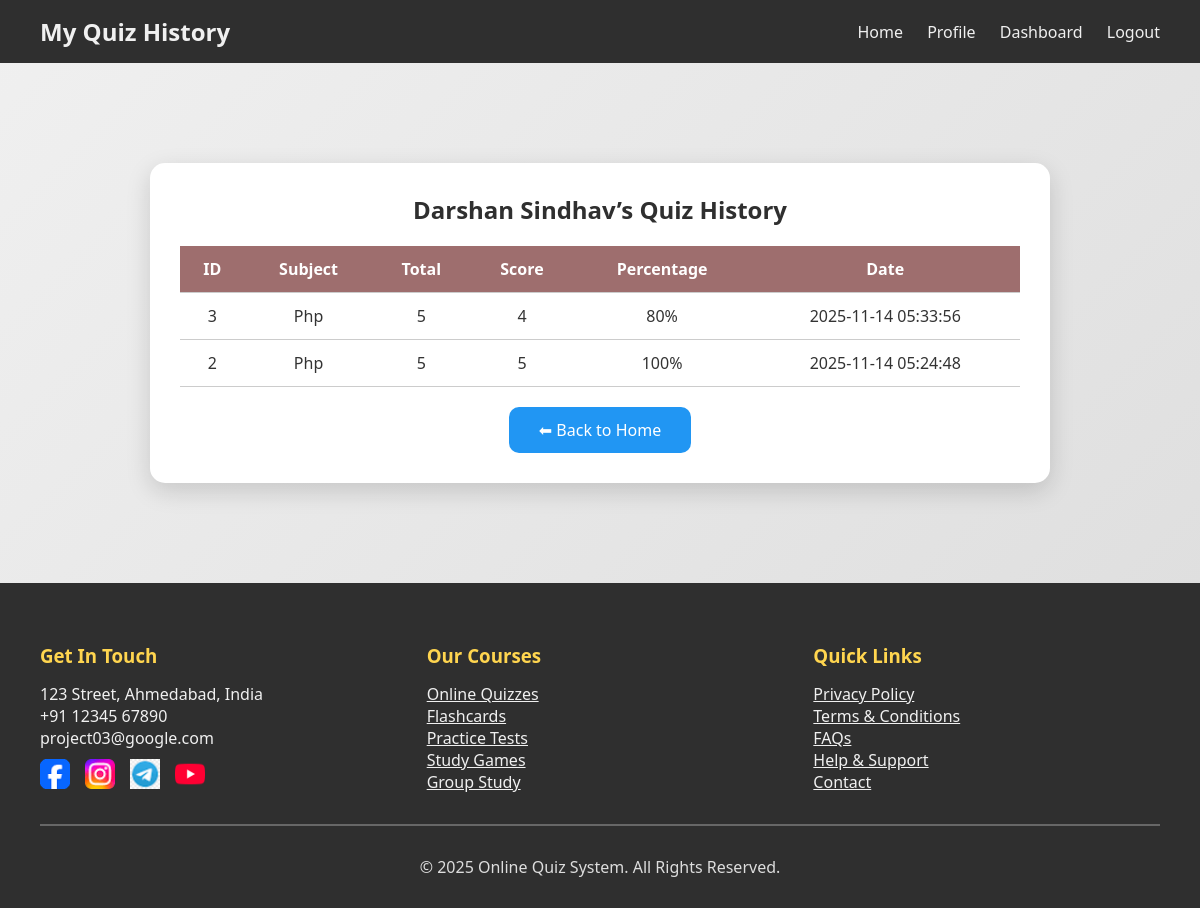
/student-history.php (signed in), run on the app's committed database.
### tables this page shows
CREATE TABLE `results` (
  `id` int(11) NOT NULL,
  `student_name` varchar(100) DEFAULT NULL,
  `subject` varchar(100) DEFAULT NULL,
  `total_questions` int(11) DEFAULT NULL,
  `score` int(11) DEFAULT NULL,
  `percentage` float DEFAULT NULL,
  `created_at` timestamp NOT NULL DEFAULT current_timestamp()
);

### student-history.php (the view, shortened to what this page needs)
<?php
include 'db.php';
$student_name = $_SESSION['student_name'];
$sql = "SELECT id, subject, total_questions, score, percentage, created_at
        FROM results
        WHERE student_name = ?
        ORDER BY created_at DESC";
$stmt = $con->prepare($sql);
$stmt->bind_param("s", $student_name);
$stmt->execute();
$result = $stmt->get_result();
?>
<!DOCTYPE html>
<html lang="en">
<head>
</head>
<body>
<nav class="navbar">
  <h1>My Quiz History</h1>
  <div>
    <a href="student-home.php">Home</a>
    <a href="profile.php">Profile</a>
        <a href="student-deshbord.php">Dashboard</a>
    <a href="index.php">Logout</a>
  </div>
</nav>
<div class="container">
  <h2> <?php echo htmlspecialchars($student_name); ?>’s Quiz History</h2>
  <?php if($result->num_rows > 0) { ?>
  <table>
    <tr>
      <th>ID</th>
      <th>Subject</th>
      <th>Total</th>
      <th>Score</th>
      <th>Percentage</th>
      <th>Date</th>
    </tr>
    <?php while($row = $result->fetch_assoc()) { ?>
    <tr>
      <td><?php echo $row['id']; ?></td>
      <td><?php echo htmlspecialchars($row['subject']); ?></td>
      <td><?php echo $row['total_questions']; ?></td>
      <td><?php echo $row['score']; ?></td>
      <td><?php echo $row['percentage']; ?>%</td>
      <td><?php echo $row['created_at']; ?></td>
    </tr>
    <?php } ?>
  </table>
  <?php } else { ?>
    <p style="text-align:center; margin-top:30px; font-size:18px;">📭 Not result Found</p>
  <?php } ?>
  <center><button onclick="window.location.href='student-home.php'">⬅ Back to Home</button></center>
</div>
<footer>
  <div style="display:flex; flex-wrap:wrap; gap:40px; justify-content:space-between; max-width:1200px; margin:auto;">
    <div style="flex:1; min-width:250px;">
      <h3>Get In Touch</h3>
      <p>123 Street, Ahmedabad, India</p>
      <p>+91 12345 67890</p>
      <p>project03@google.com</p>
      <div class="socials">
        <a href="#"><img src="img/Face.png"></a>
        <a href="#"><img src="img/Inst.png"></a>
        <a href="#"><img src="img/tele.png"></a>
        <a href="#"><img src="img/You.png"></a>
      </div>
    </div>
    <div style="flex:1; min-width:200px;">
      <h3>Our Courses</h3>
      <p><a href="#">Online Quizzes</a></p>
      <p><a href="#">Flashcards</a></p>
      <p><a href="#">Practice Tests</a></p>
      <p><a href="#">Study Games</a></p>
      <p><a href="#">Group Study</a></p>
    </div>
    <div style="flex:1; min-width:200px;">
      <h3>Quick Links</h3>
      <p><a href="#">Privacy Policy</a></p>
      <p><a href="#">Terms & Conditions</a></p>
      <p><a href="#">FAQs</a></p>
      <p><a href="#">Help & Support</a></p>
      <p><a href="#">Contact</a></p>
    </div>
  </div>
  <hr>
  <p style="text-align:center; color:#ddd;">© 2025 Online Quiz System. All Rights Reserved.</p>
</footer>
</body>
</html>

### student-history.php (style rules this page uses)
:root { --primary: #f0f0f0; --secondary: #dcdcdc; --dark-bg: #2f2f2f; --light-text: #f0f0f0; --accent: #2196f3; --highlight: #ffd54f; }
* { margin:0; padding:0; box-sizing:border-box; font-family:"Segoe UI",sans-serif; }
body { background:linear-gradient(135deg, var(--primary), var(--secondary)); color:#333; min-height:100vh; display:flex; flex-direction:column; }
.navbar { display:flex; justify-content:space-between; align-items:center; padding:15px 40px; background:var(--dark-bg); }
.navbar h1 { color:var(--light-text); }
.navbar a { color:var(--light-text); margin-left:20px; text-decoration:none; transition:0.3s; }
.container { width:90%; max-width:900px; margin:100px auto; background:#fff; border-radius:15px; box-shadow:0 8px 25px rgba(0,0,0,0.15); padding:30px; }
h2 { text-align:center; color:#2f2f2f; margin-bottom:20px; }
table { width:100%; border-collapse:collapse; margin-top:20px; }
th, td { padding:12px; text-align:center; border-bottom:1px solid #ccc; }
th { background:#9e6e6e; color:#fff; }
button { margin-top:20px; padding:12px 30px; font-size:16px; background:var(--accent); color:#fff; border:none; border-radius:10px; cursor:pointer; }
footer { background:var(--dark-bg); color:var(--light-text); padding:60px 40px 30px; margin-top:auto; }
footer h3 { color:var(--highlight); margin-bottom:15px; }
footer p, footer a { color:var(--light-text); }
footer hr { margin:30px 0; border:0.5px solid #ffffff44; }
.socials { display:flex; gap:15px; margin-top:10px; }
.socials img { width:30px; height:30px; }

### data on the page
results: id "3", subject "Php", total_questions "5", score "4", percentage "80", created_at "2025-11-14 05:33:56"
results: id "2", subject "Php", total_questions "5", score "5", percentage "100", created_at "2025-11-14 05:24:48"

### other printed values
$student_name "Darshan Sindhav"
